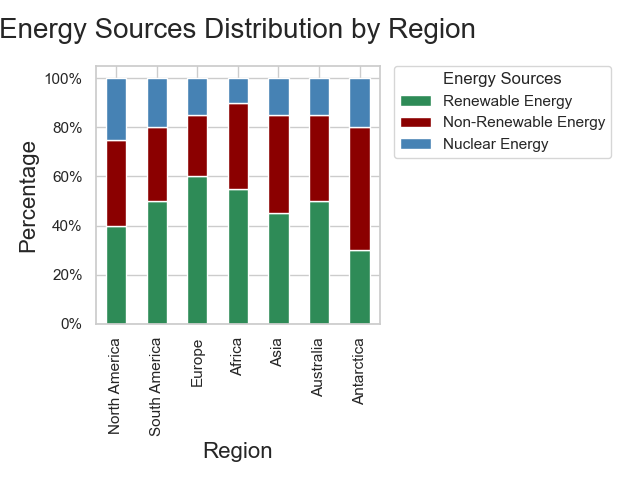

This chart was generated by the following Python code:

import seaborn as sns
import pandas as pd
import matplotlib.pyplot as plt
from matplotlib.ticker import FuncFormatter

# Prepare the data in a DataFrame
data = {
    'Region': ['North America', 'South America', 'Europe', 'Africa', 'Asia', 'Australia', 'Antarctica'],
    'Renewable Energy': [40, 50, 60, 55, 45, 50, 30],
    'Non-Renewable Energy': [35, 30, 25, 35, 40, 35, 50],
    'Nuclear Energy': [25, 20, 15, 10, 15, 15, 20],
}
df = pd.DataFrame(data)
df.set_index('Region', inplace=True)

# Calculate the percentage
df_percentage = df.div(df.sum(axis=1), axis=0)

# Start the stacked bar plot
sns.set(style="whitegrid")

# Define the figure size
plt.figure(figsize=(14, 10))

# Create the vertical bar chart
df_percentage.plot(kind='bar', stacked=True, color=["#2E8B57", "#8B0000", "#4682B4"], width=0.5)

# Modify the y-axis labels to display as percentages
formatter = FuncFormatter(lambda y, pos: "%d%%" % (y * 100))
plt.gca().yaxis.set_major_formatter(formatter)

# Customizing the plot (title, labels, legend)
plt.title('Energy Sources Distribution by Region', fontsize=20, pad=20)
plt.xlabel('Region', fontsize=16)
plt.ylabel('Percentage', fontsize=16)

# Adjust legend
plt.legend(title='Energy Sources', bbox_to_anchor=(1.05, 1), loc='upper left', borderaxespad=0.)

plt.tight_layout()
plt.show()
